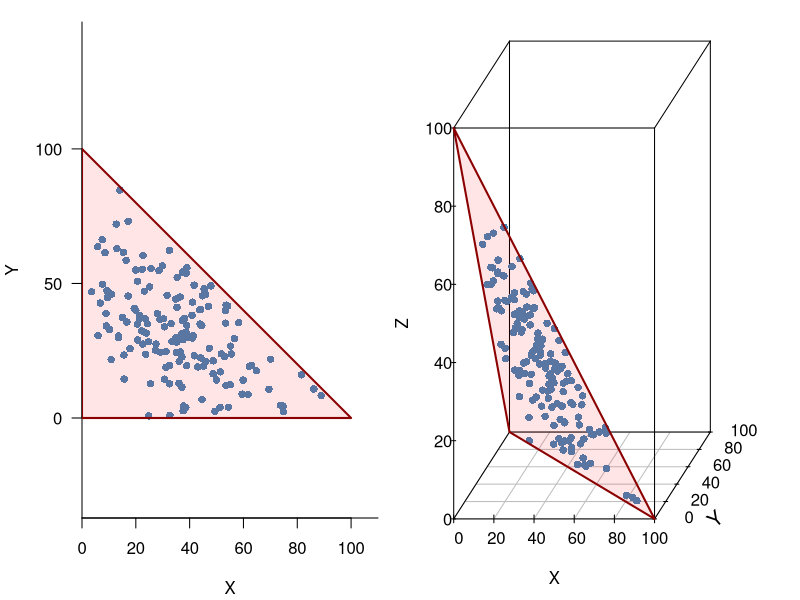
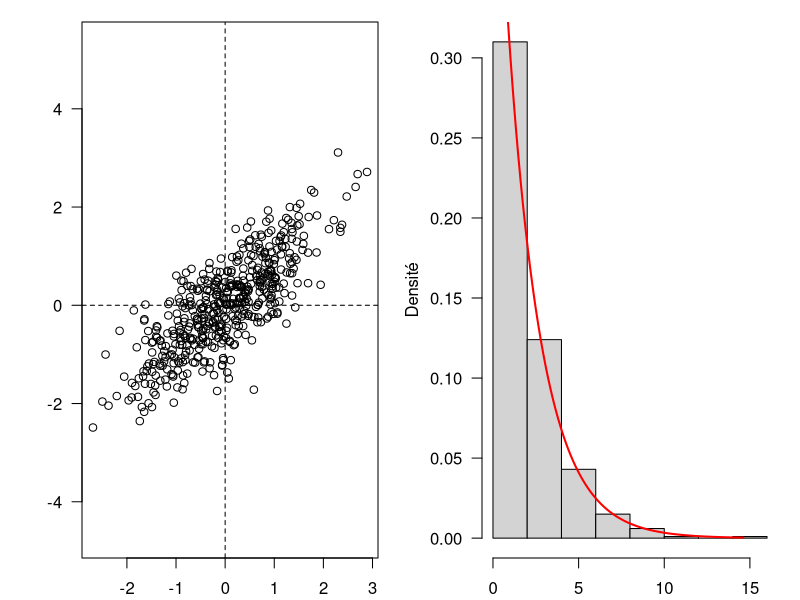
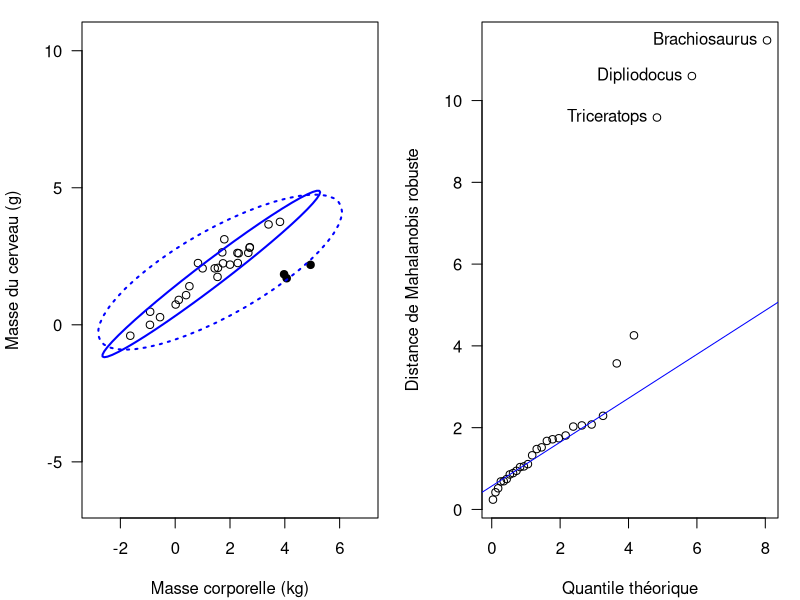

Source code (R) for these figures, in order:
## ---- chunk 1
coda_ex <- matrix(
  data = c(0.100, 0.200, 0.100, 0.600, 0.250, 0.500, 0.250,
           0.200, 0.100, 0.100, 0.600, 0.500, 0.250, 0.250,
           0.300, 0.300, 0.200, 0.200, 0.375, 0.375, 0.250) * 100,
  nrow = 3, byrow = TRUE
)

coda_ex |> 
  as.data.frame() |> 
  knitr::kable(
    row.names = FALSE,
    col.names = c("A", "B", "C", "D", "A", "B", "C"),
    caption = "Pourcentages de céramiques appartenant à chaque catéogrie observés par deux archéologues.",
    booktabs = TRUE
  ) |> 
  kableExtra::add_header_above(c("Howard" = 4, "Arthur" = 3))
## ---- chunk 2
# Générer des compositions aléatoires
n <- 150
coda <- matrix(data = sample(1:99, size = 3 * n, replace = TRUE),
               nrow = n, ncol = 3, dimnames = list(NULL, c("X", "Y", "Z")))
compo2 <- as.data.frame(coda[, -3] * 100 / rowSums(coda))
compo3 <- as.data.frame(coda * 100 / rowSums(coda))

# Projeter les compositions
par(mfrow = c(1, 2), mar = c(4, 4, 1, 1) + 0.1, las = 1, cex = 1)
# Nuage de points R2
plot(
  x = compo2,
  col = "steelblue", pch = 16, type = "p",
  xlim = c(0,110), ylim = c(0,110),
  xlab = "X", ylab = "Y",
  bty = "l", xaxs = "i", yaxs = "i", asp = 1
)
polygon(
  x = c(0, 0, 100), y = c(0, 100, 0),
  border = "darkred", col = rgb(1, 0, 0, 0.1),
  lty = 1, lwd = 2
)
# Nuage de points R3
s3d <- scatterplot3d::scatterplot3d(
  x = compo3,
  color = "steelblue", pch = 16, type = "p",
  xlim = c(0,100), ylim = c(0,100), zlim = c(0,100),
  scale.y = 0.5, angle = 40, cex.axis = 1, cex.lab = 1,
  xlab = "X", ylab = "", zlab = "Z",
  mar = c(3, 2, 1, 2) + 0.1
)
text(x = 6.5, y = 0, labels = "Y", srt = 40, cex = 1.2)
polygon(
  x = s3d$xyz.convert(c(0, 100, 0), c(100, 0, 0), c(0, 0, 100)),
  border = "darkred", col = rgb(1, 0, 0, 0.1),
  lty = 1, lwd = 2
)

# Diagramme ternaire
# source("R/ternary.R")
# ternary(compo3, pch = 1, col = "steelblue",
#         col.triangle = "darkred", lwd.triangle = 2, cex.lab = 1)
## ---- chunk 3
## Simuler 500 observations de deux variables 
## Les deux variables ont pour moyenne 0 et écart-type 1
## La corrélation entre les deux variables est fixée à 0.8
sigma <- matrix(c(1, 0.8, 0.8, 1), nrow = 2, ncol = 2) # covariance
z <- MASS::mvrnorm(n = 500, mu = c(0, 0), Sigma = sigma)

## Calculer les distances de Mahalanobis
## (chaque observation par rapport à l'ensemble des données)
## NB : mahalanobis() retourne le carré de la distance
d2 <- mahalanobis(x = z, center = colMeans(z), cov = cov(z))

## Paramètres graphiques
par(mfrow = c(1, 2), mar = c(2, 4, 1, 1) + 0.1, las = 1)

## Diagramme de dispersion des observations
plot(x = z, type = "p", xlab = "", ylab = "", asp = 1)
abline(h = 0, v = 0, lty = 2)

## Histogramme des distances
hist(d2, freq = FALSE, main = "", xlab = "", ylab = "Densité")

## Loi du khi-deux à 2 degrés de liberté
curve(dchisq(x, df = 2), from = 0, to = max(d2),
      col = "red", lwd = 2, add = TRUE)
## ---- chunk 4
## Répliquer la figure 1 de Rousseeuw et van Zomeren (1990)
data("Animals", package = "MASS")
brain <- log10(Animals) # Echelle logarithmique

## Paramètres graphiques
par(mar = c(4, 4, 1, 1) + 0.1, las = 1)

## Diagramme de dispersion
plot(
  x = brain, type = "p", asp = 1,
  xlim = c(-3, 7), ylim = c(-2, 6),
  xlab = "Masse corporelle (kg)",
  ylab = "Masse du cerveau (g)"
)
## Mettre en évidence les dinosaures
dino <- c("Dipliodocus", "Triceratops", "Brachiosaurus")
lines(
  x = brain[rownames(brain) %in% dino, ],
  type = "p", pch = 16
)

## Ellipses de tolérance
## Estimateurs classiques
car::ellipse(
  center = colMeans(brain),
  shape = cov(brain),
  radius = sqrt(qchisq(0.975, df = 2)),
  center.pch = NULL, col = "blue", lty = 3
)
## Estimateurs robustes
rob <- MASS::cov.rob(brain, method = "mve") # Ellipsoïde de volume minimal
car::ellipse(
  center = rob$center,
  shape = rob$cov,
  radius = sqrt(qchisq(0.975, df = 2)),
  center.pch = NULL, col = "blue", lty = 1
)
## ---- chunk 5
## Distance de Mahalanobis robuste
d <- sqrt(mahalanobis(brain, center = rob$center, cov = rob$cov))
## Trier par rang
d <- sort(d)

## Paramètres graphiques
par(mar = c(4, 4, 1, 1) + 0.1, las = 1)

## Quantiles théoriques
q <- qchisq(ppoints(length(d)), df = 2)

## Diagramme Quantile-Quantile
plot(
  x = q, 
  y = d, 
  xlab = "Quantile théorique",
  ylab = "Distance de Mahalanobis robuste"
)
## Tracer la droite théorique
qqline(y = d, distribution = function(p) qchisq(p, df = 2), col = "blue")
## Mettre en évidence les dinosaures
text(x = q[d > 9], y = d[d > 9], labels = names(d[d > 9]), pos = 2)
